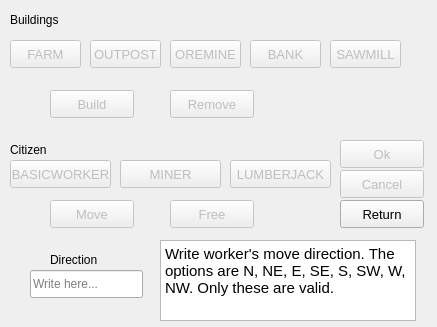
<?xml version="1.0" encoding="UTF-8"?>
<ui version="4.0">
 <class>DialogTile</class>
 <widget class="QDialog" name="DialogTile">
  <property name="geometry">
   <rect>
    <x>0</x>
    <y>0</y>
    <width>437</width>
    <height>327</height>
   </rect>
  </property>
  <property name="windowTitle">
   <string>Dialog</string>
  </property>
  <widget class="QPushButton" name="farmButton">
   <property name="enabled">
    <bool>false</bool>
   </property>
   <property name="geometry">
    <rect>
     <x>10</x>
     <y>40</y>
     <width>71</width>
     <height>28</height>
    </rect>
   </property>
   <property name="font">
    <font>
     <pointsize>10</pointsize>
    </font>
   </property>
   <property name="cursor">
    <cursorShape>PointingHandCursor</cursorShape>
   </property>
   <property name="text">
    <string>FARM</string>
   </property>
  </widget>
  <widget class="QPushButton" name="outpostButton">
   <property name="enabled">
    <bool>false</bool>
   </property>
   <property name="geometry">
    <rect>
     <x>90</x>
     <y>40</y>
     <width>71</width>
     <height>28</height>
    </rect>
   </property>
   <property name="font">
    <font>
     <pointsize>10</pointsize>
    </font>
   </property>
   <property name="cursor">
    <cursorShape>PointingHandCursor</cursorShape>
   </property>
   <property name="text">
    <string>OUTPOST</string>
   </property>
  </widget>
  <widget class="QPushButton" name="oremineButton">
   <property name="enabled">
    <bool>false</bool>
   </property>
   <property name="geometry">
    <rect>
     <x>170</x>
     <y>40</y>
     <width>71</width>
     <height>28</height>
    </rect>
   </property>
   <property name="font">
    <font>
     <pointsize>10</pointsize>
    </font>
   </property>
   <property name="cursor">
    <cursorShape>PointingHandCursor</cursorShape>
   </property>
   <property name="text">
    <string>OREMINE</string>
   </property>
  </widget>
  <widget class="QPushButton" name="workerButton">
   <property name="enabled">
    <bool>false</bool>
   </property>
   <property name="geometry">
    <rect>
     <x>10</x>
     <y>160</y>
     <width>101</width>
     <height>28</height>
    </rect>
   </property>
   <property name="font">
    <font>
     <pointsize>10</pointsize>
    </font>
   </property>
   <property name="cursor">
    <cursorShape>PointingHandCursor</cursorShape>
   </property>
   <property name="text">
    <string>BASICWORKER</string>
   </property>
  </widget>
  <widget class="QLabel" name="buildings">
   <property name="geometry">
    <rect>
     <x>10</x>
     <y>10</y>
     <width>371</width>
     <height>20</height>
    </rect>
   </property>
   <property name="font">
    <font>
     <pointsize>9</pointsize>
    </font>
   </property>
   <property name="layoutDirection">
    <enum>Qt::LeftToRight</enum>
   </property>
   <property name="text">
    <string>Buildings</string>
   </property>
  </widget>
  <widget class="QLabel" name="Citizen">
   <property name="geometry">
    <rect>
     <x>10</x>
     <y>140</y>
     <width>321</width>
     <height>20</height>
    </rect>
   </property>
   <property name="font">
    <font>
     <pointsize>9</pointsize>
    </font>
   </property>
   <property name="text">
    <string>Citizen</string>
   </property>
  </widget>
  <widget class="QPushButton" name="buildButton">
   <property name="enabled">
    <bool>false</bool>
   </property>
   <property name="geometry">
    <rect>
     <x>50</x>
     <y>90</y>
     <width>84</width>
     <height>28</height>
    </rect>
   </property>
   <property name="font">
    <font>
     <pointsize>10</pointsize>
    </font>
   </property>
   <property name="cursor">
    <cursorShape>PointingHandCursor</cursorShape>
   </property>
   <property name="text">
    <string>Build</string>
   </property>
  </widget>
  <widget class="QPushButton" name="removeButton">
   <property name="enabled">
    <bool>false</bool>
   </property>
   <property name="geometry">
    <rect>
     <x>170</x>
     <y>90</y>
     <width>84</width>
     <height>28</height>
    </rect>
   </property>
   <property name="font">
    <font>
     <pointsize>10</pointsize>
    </font>
   </property>
   <property name="text">
    <string>Remove</string>
   </property>
  </widget>
  <widget class="QPushButton" name="moveButton">
   <property name="enabled">
    <bool>false</bool>
   </property>
   <property name="geometry">
    <rect>
     <x>50</x>
     <y>200</y>
     <width>84</width>
     <height>28</height>
    </rect>
   </property>
   <property name="font">
    <font>
     <pointsize>10</pointsize>
    </font>
   </property>
   <property name="cursor">
    <cursorShape>PointingHandCursor</cursorShape>
   </property>
   <property name="text">
    <string>Move</string>
   </property>
  </widget>
  <widget class="QPushButton" name="freeButton">
   <property name="enabled">
    <bool>false</bool>
   </property>
   <property name="geometry">
    <rect>
     <x>170</x>
     <y>200</y>
     <width>84</width>
     <height>28</height>
    </rect>
   </property>
   <property name="font">
    <font>
     <pointsize>10</pointsize>
    </font>
   </property>
   <property name="cursor">
    <cursorShape>PointingHandCursor</cursorShape>
   </property>
   <property name="text">
    <string>Free</string>
   </property>
  </widget>
  <widget class="QPushButton" name="okButton">
   <property name="enabled">
    <bool>false</bool>
   </property>
   <property name="geometry">
    <rect>
     <x>340</x>
     <y>140</y>
     <width>84</width>
     <height>28</height>
    </rect>
   </property>
   <property name="font">
    <font>
     <pointsize>10</pointsize>
    </font>
   </property>
   <property name="cursor">
    <cursorShape>PointingHandCursor</cursorShape>
   </property>
   <property name="text">
    <string>Ok</string>
   </property>
  </widget>
  <widget class="QPushButton" name="cancelButton">
   <property name="enabled">
    <bool>false</bool>
   </property>
   <property name="geometry">
    <rect>
     <x>340</x>
     <y>170</y>
     <width>84</width>
     <height>28</height>
    </rect>
   </property>
   <property name="font">
    <font>
     <pointsize>10</pointsize>
    </font>
   </property>
   <property name="cursor">
    <cursorShape>PointingHandCursor</cursorShape>
   </property>
   <property name="text">
    <string>Cancel</string>
   </property>
  </widget>
  <widget class="QPushButton" name="returnButton">
   <property name="geometry">
    <rect>
     <x>340</x>
     <y>200</y>
     <width>84</width>
     <height>28</height>
    </rect>
   </property>
   <property name="font">
    <font>
     <pointsize>10</pointsize>
    </font>
   </property>
   <property name="cursor">
    <cursorShape>PointingHandCursor</cursorShape>
   </property>
   <property name="text">
    <string>Return</string>
   </property>
  </widget>
  <widget class="QTextBrowser" name="helpBrowser">
   <property name="geometry">
    <rect>
     <x>160</x>
     <y>240</y>
     <width>256</width>
     <height>81</height>
    </rect>
   </property>
   <property name="html">
    <string>&lt;!DOCTYPE HTML PUBLIC &quot;-//W3C//DTD HTML 4.0//EN&quot; &quot;http://www.w3.org/TR/REC-html40/strict.dtd&quot;&gt;
&lt;html&gt;&lt;head&gt;&lt;meta name=&quot;qrichtext&quot; content=&quot;1&quot; /&gt;&lt;style type=&quot;text/css&quot;&gt;
p, li { white-space: pre-wrap; }
&lt;/style&gt;&lt;/head&gt;&lt;body style=&quot; font-family:'Cantarell'; font-size:11pt; font-weight:400; font-style:normal;&quot;&gt;
&lt;p style=&quot; margin-top:0px; margin-bottom:0px; margin-left:0px; margin-right:0px; -qt-block-indent:0; text-indent:0px;&quot;&gt;Write worker's move direction. The options are N, NE, E, SE, S, SW, W, NW. Only these are valid.&lt;/p&gt;&lt;/body&gt;&lt;/html&gt;</string>
   </property>
  </widget>
  <widget class="QLabel" name="directionLabel">
   <property name="geometry">
    <rect>
     <x>50</x>
     <y>250</y>
     <width>63</width>
     <height>20</height>
    </rect>
   </property>
   <property name="text">
    <string>Direction</string>
   </property>
  </widget>
  <widget class="QLineEdit" name="directionText">
   <property name="geometry">
    <rect>
     <x>30</x>
     <y>270</y>
     <width>113</width>
     <height>28</height>
    </rect>
   </property>
   <property name="text">
    <string/>
   </property>
   <property name="placeholderText">
    <string>Write here...</string>
   </property>
  </widget>
  <widget class="QPushButton" name="bankButton">
   <property name="enabled">
    <bool>false</bool>
   </property>
   <property name="geometry">
    <rect>
     <x>250</x>
     <y>40</y>
     <width>71</width>
     <height>28</height>
    </rect>
   </property>
   <property name="font">
    <font>
     <pointsize>10</pointsize>
    </font>
   </property>
   <property name="cursor">
    <cursorShape>PointingHandCursor</cursorShape>
   </property>
   <property name="text">
    <string>BANK</string>
   </property>
  </widget>
  <widget class="QPushButton" name="sawmillButton">
   <property name="enabled">
    <bool>false</bool>
   </property>
   <property name="geometry">
    <rect>
     <x>330</x>
     <y>40</y>
     <width>71</width>
     <height>28</height>
    </rect>
   </property>
   <property name="font">
    <font>
     <pointsize>10</pointsize>
    </font>
   </property>
   <property name="cursor">
    <cursorShape>PointingHandCursor</cursorShape>
   </property>
   <property name="text">
    <string>SAWMILL</string>
   </property>
  </widget>
  <widget class="QPushButton" name="minerButton">
   <property name="enabled">
    <bool>false</bool>
   </property>
   <property name="geometry">
    <rect>
     <x>120</x>
     <y>160</y>
     <width>101</width>
     <height>28</height>
    </rect>
   </property>
   <property name="font">
    <font>
     <pointsize>10</pointsize>
    </font>
   </property>
   <property name="cursor">
    <cursorShape>PointingHandCursor</cursorShape>
   </property>
   <property name="text">
    <string>MINER</string>
   </property>
  </widget>
  <widget class="QPushButton" name="lumberjackButton">
   <property name="enabled">
    <bool>false</bool>
   </property>
   <property name="geometry">
    <rect>
     <x>230</x>
     <y>160</y>
     <width>101</width>
     <height>28</height>
    </rect>
   </property>
   <property name="font">
    <font>
     <pointsize>10</pointsize>
    </font>
   </property>
   <property name="cursor">
    <cursorShape>PointingHandCursor</cursorShape>
   </property>
   <property name="text">
    <string>LUMBERJACK</string>
   </property>
  </widget>
 </widget>
 <resources/>
 <connections/>
</ui>
